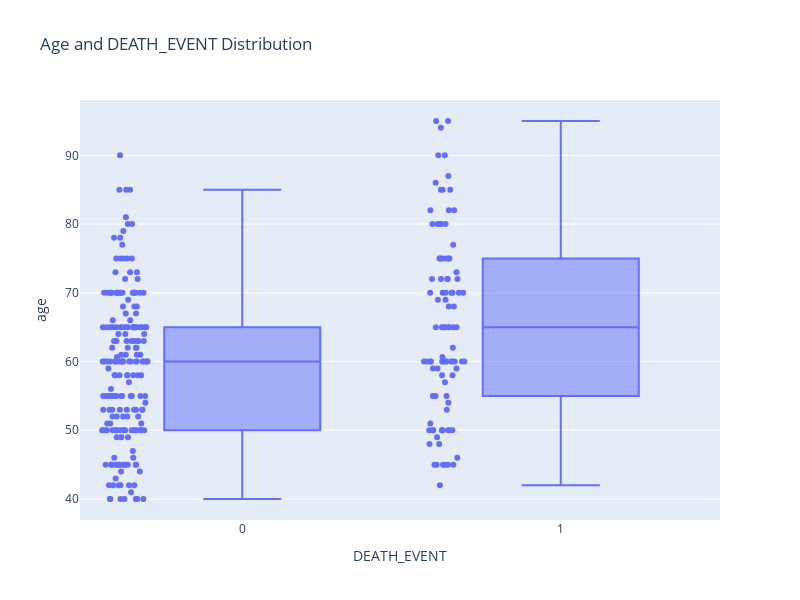

The code cell stored with this chart in its notebook:
### Code cell
fig=px.box(data,
          y='age',
          x='DEATH_EVENT',
          points='all',
          height=600,
          width=800,
          title='Age and DEATH_EVENT Distribution')
fig.show()

### Figure 1 — Plotly figure (JSON) as saved in the notebook; plotly's stock layout.template omitted (floating-point values rounded to 4 significant figures; data arrays with more than 128 entries replaced by an {"elided": "..."} marker saying what was removed)
{"data": [{"alignmentgroup": "True", "boxpoints": "all", "hovertemplate": "DEATH_EVENT=%{x}<br>age=%{y}<extra></extra>", "legendgroup": "", "marker": {"color": "#636efa"}, "name": "", "notched": false, "offsetgroup": "", "orientation": "v", "showlegend": false, "type": "box", "x": {"elided": "299 int values"}, "x0": " ", "xaxis": "x", "y": {"elided": "299 float values"}, "y0": " ", "yaxis": "y"}], "layout": {"boxmode": "group", "height": 600, "legend": {"tracegroupgap": 0}, "title": {"text": "Age and DEATH_EVENT Distribution"}, "width": 800, "xaxis": {"anchor": "y", "domain": [0, 1], "title": {"text": "DEATH_EVENT"}}, "yaxis": {"anchor": "x", "domain": [0, 1], "title": {"text": "age"}}}}
